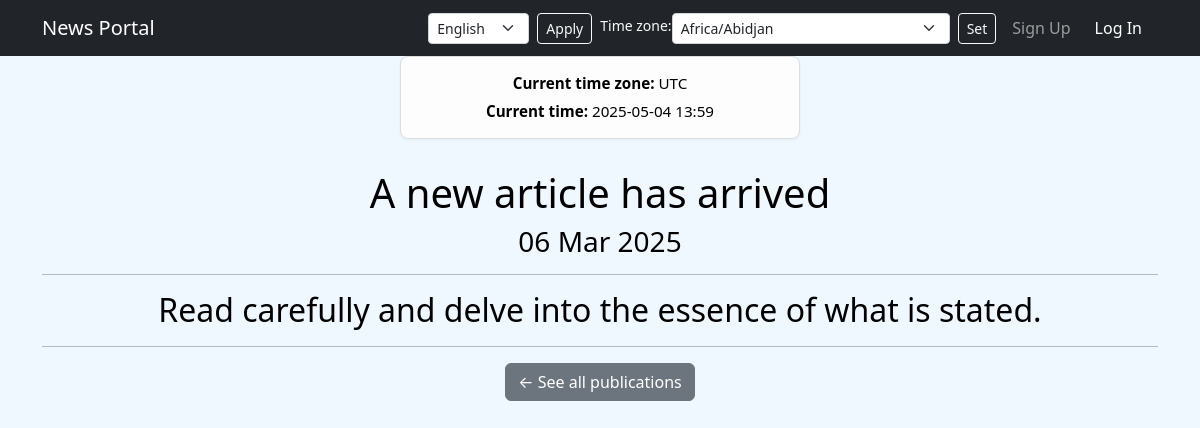
Page /news/20/ on the committed database.
### news/models.py (models this page shows, shortened)
class Post(models.Model):
    author = models.ForeignKey(
        Author,
        on_delete=models.CASCADE,
        help_text=_('Author of publication'),
        verbose_name=_('Author'),
    )
    ARTICLE = 'AR'
    NEWS = 'NW'
    CATEGORIES = (
        (NEWS, _('News')),
        (ARTICLE, _('Article')),
    )
    publication = models.CharField(
        max_length=2,
        choices=CATEGORIES,
        default=NEWS,
        verbose_name = _('Publication'),
    )
    date_creation = models.DateTimeField(auto_now_add=True, verbose_name=_('Date of publication'))
    post_category = models.ManyToManyField(Category, through='PostCategory')
    title = models.CharField(max_length=256, verbose_name=_('Title'))
    text = models.TextField(verbose_name=_('Text'))
    rating = models.SmallIntegerField(default=0, verbose_name=_('Rating'))
    def __str__(self):
        return f'{self.title}'
    class Meta:
        verbose_name = _('Publication')
        verbose_name_plural = _('Publications')

### news/views.py (the view)
# urls.py: path('<int:pk>/', cache_page(60 * 5)(NewList.as_view()), name='new_detail'),
class NewList(DetailView):
    model = Post
    template_name = 'new.html'
    context_object_name = 'new'
    queryset = Post.objects.all()
    def get_object(self, *args, **kwargs): # переопределяем метод получения объекта
        obj = cache.get(f'post-{self.kwargs["pk"]}', None)
        if not obj:
            obj = super().get_object(queryset=self.queryset)
            cache.set(f'post-{self.kwargs["pk"]}', obj)
        return obj
    def get_context_data(self, **kwargs):
        context = super().get_context_data(**kwargs)
        timezone_name = self.request.session.get('django_timezone', 'UTC')
        timezone.activate(pytz.timezone(timezone_name))  # Активируем часовой пояс
        current_time = timezone.now()  # Получаем текущее время
        context['timezones'] = pytz.common_timezones  # Все доступные часовые пояса
        context['current_time'] = current_time  # Добавляем в контекст текущее время
        return context

### news/templatetags/custom_filters.py (called while the page is built)
@register.filter()
def censor(value):
    bad_word = ['Искусство', 'Мэр', 'геймеров', 'очко']
    for word in value.split():
        for i in bad_word:
            if i.lower() in word.lower().replace(',.:;/-\\""', ''):
                value = value.replace(i, f"{i[0]}{'*' * (len(i) - 1)}")
    if not isinstance(value, str):
        raise TypeError(f'Filter applied to an unresolved type {type(value)}\nAllowed type str')
    return value

### templates/new.html (shortened to what this page needs)
{% extends 'flatpages/default.html' %}
{% load i18n %}
{% load tz %}
{% load custom_filters %}
{% block content %}
<h1>{{ new }}</h1>
<h3>{{ new.date_creation|date:'d M Y' }}</h3>
<hr>
<h2>{{ new.text|censor }}</h2>
<hr>
<a href="{% url 'news_list' %}" class="btn btn-secondary">← {% trans "See all publications" %}</a>
{% endblock content %}

### rows in the picture
Post: title "A new article has arrived", date_creation "06 Mar 2025", text|censor "Read carefully and delve into the essence of what is stated."

### other values in the picture
{{ TIME_ZONE }} "UTC"
form field language "English"
form field timezone "Africa/Abidjan"
